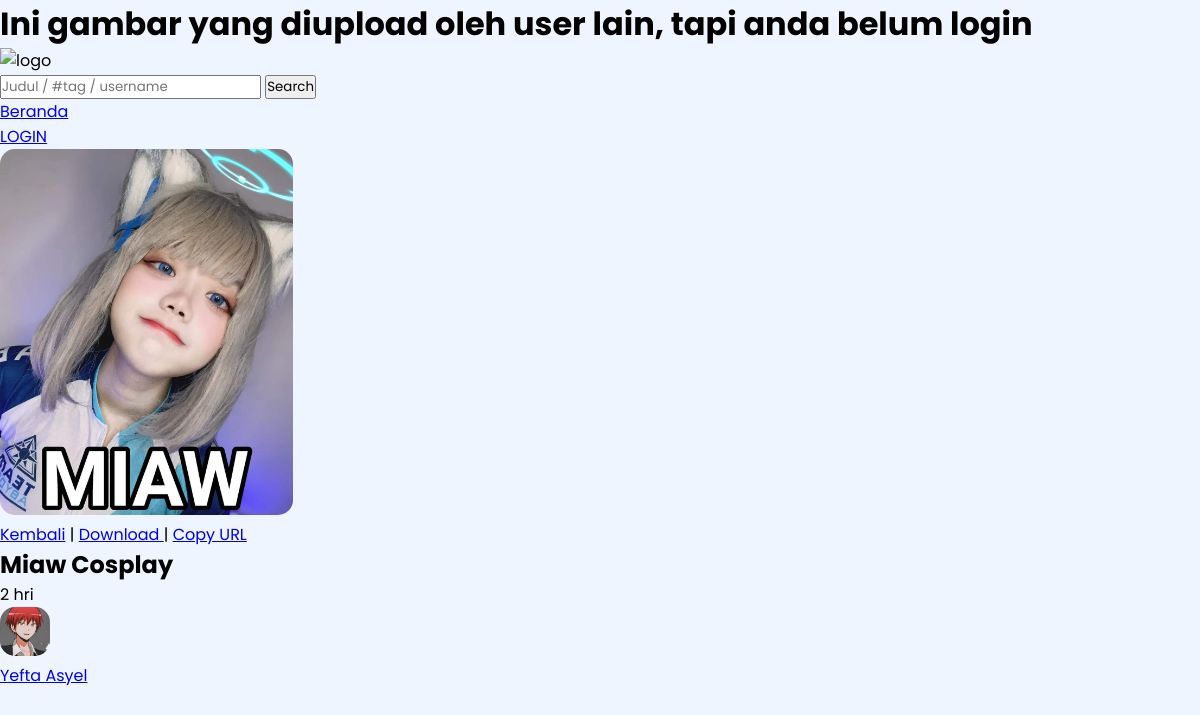
/ignore/hehe/hehe/hehe/view_img2.php?post_id=54, run on the app's committed database.
### tables this page shows
CREATE TABLE `posts` (
  `post_id` int(11) NOT NULL,
  `user_id` int(11) DEFAULT NULL,
  `post_img_path` varchar(200) DEFAULT NULL,
  `post_title` varchar(100) DEFAULT NULL,
  `post_description` varchar(300) DEFAULT NULL,
  `post_link` varchar(300) DEFAULT NULL,
  `create_in` timestamp NOT NULL DEFAULT current_timestamp()
);

CREATE TABLE `users` (
  `user_id` int(11) NOT NULL,
  `user_name` varchar(30) DEFAULT NULL,
  `name` varchar(50) DEFAULT NULL,
  `user_profile_path` varchar(200) DEFAULT NULL,
  `user_bio` varchar(300) DEFAULT NULL,
  `level_id` int(11) DEFAULT NULL,
  `password` varchar(20) NOT NULL,
  `status` varchar(10) NOT NULL,
  `create_in` timestamp NOT NULL DEFAULT current_timestamp(),
  `delete_in` timestamp NOT NULL DEFAULT (current_timestamp() + interval 3 minute),
  `tele_chat_id` varchar(11) DEFAULT NULL
);

### ignore/hehe/hehe/hehe/view_img2.php (the view, shortened to what this page needs)
<?php
include '../koneksi.php';
if (isset($_GET['post_id'])) {
    $query = "SELECT users.user_name, users.name, users.user_profile_path, posts.* from posts join users on posts.user_id = users.user_id where post_id = '$_GET[post_id]'";
    $result = mysqli_query($koneksi, $query);
    $row = mysqli_fetch_assoc($result);
    $queryTime = "SELECT current_timestamp() as timenow;";
    $resultTime = mysqli_query($koneksi, $queryTime);
    $rowTime = mysqli_fetch_assoc($resultTime);
    $postingTime = strtotime($row['create_in']);
    $currentTime = strtotime($rowTime['timenow']);
    $timeDifference =  $currentTime - $postingTime;
    if ($timeDifference < 60) {
        $timeAgo = "Baru saja";
    } elseif ($timeDifference < 3600) {
        $minutes = floor($timeDifference / 60);
        $timeAgo = "$minutes mnt";
    } elseif ($timeDifference < 86400) {
        $hours = floor($timeDifference / 3600);
        $timeAgo = "$hours j";
    } elseif ($timeDifference < 2592000) {
        $days = floor($timeDifference / 86400);
        $timeAgo = "$days hri";
    } elseif ($timeDifference < 31536000) {
        $months = floor($timeDifference / 2592000);
        $timeAgo = "$months bln";
    } else {
        $years = floor($timeDifference / 31536000);
        $timeAgo = "$years thn";
    }
?>
<!DOCTYPE html>
<html lang="en">
<head>
    <link rel="stylesheet" href="../css/style.css">
    <link rel="stylesheet" href="../css/alert.css">
</head>
<body>
    <?php
if ($row > 0) {
        if (isset($_SESSION['user_name'])) {
            if ($_SESSION['user_name'] == $row['user_name']) {
                ?>
                <header>
                        <div class="logo">
                            <img src="../assets/ico/HitoriGotou.ico" alt="logo" width="50">
                        </div>
                        <div class="home-search-bar">
                            <form action="search_result.php" method="GET">
                                <input type="text" name="search" id="searchInput" placeholder="Judul / #tag / username">
                                <input type="submit" value="Search">
                            </form>
                        </div>
                        <div class="nav-to">
                            <p><a href="beranda.php">Beranda</a></p>
                        </div>
                        <div class="nav-to">
                            <p><a href="post.php">Posting</a></p>
                        </div>
                        <div class="profile-pic">
                            <a href="profile.php?user_name=<?php echo $_SESSION['user_name']; ?>">
                                <?php
                                echo '<img src="../storage/profile/' . $_SESSION['user_profile_path'] . '" alt="' . $_SESSION['user_profile_path'] . '" width="50px"';
                            ?>
                            </a>
                        </div>
                        <div class="logout">
                            <a href="../logout.php">LOGOUT</a>
                        </div>
                    </header>
                    <div class="container">
                        <div class="box">
                            <div class="img-preview">
                                <img src="../storage/posting/<?php echo $row['post_img_path']; ?>" alt="<?php echo $row['post_title']; ?>">
                            </div>
                            <div class="control">
                                <p>
                                    <a href="beranda.php">Kembali</a> |
                                    <a href="../storage/posting/<?php echo $row['post_img_path']; ?>" download>Download</a> |
                                    <a href="#" id="copyButton" class="copyButton">Copy URL</a> |
                                    <a href="#" onclick="showConfirmationModal()">Delete</a>
                                </p>
                            </div>
                            <div id="modalContainer" class="modal-container" style="display: none;">
                                <div id="confirmationModal" class="modal">
                                    <div class="modal-content">
                                        <span class="close" onclick="closeConfirmationModal()">&times;</span>
                                        <p>Apakah Anda yakin ingin menghapus gambar ini?</p>
                                        <div class="button-container">
                                            <button onclick="deleteImage()">Ya</button>
                                        </div>
                                    </div>
                                </div>
                            </div>
                            <div class="img-attribute">
                                <h2><?php echo $row['post_title']; ?></h2>
                                <p><?php echo $timeAgo; ?></p>
                                <p><?php echo $row['post_description']; ?></p>
                                <div class="posted-by">
                                    <a href="<?php echo 'profile.php?user_name=' . $row['user_name']; ?>">
                                        <img src="../storage/profile/<?php echo $row['user_profile_path']; ?>" alt="pp" width="50px">
                                        <p><?php echo $row['name']; ?></p>
                                    </a>
                                </div>
                            </div>
                        </div>
                    </div>
                    <?php
                echo '<h1>Ini gambar yang diupload oleh Anda sendiri</h1>';
            } else {
                ?>
                    <header>
                        <div class="logo">
                            <img src="../assets/ico/HitoriGotou.ico" alt="logo" width="50">
                        </div>
                        <div class="home-search-bar">
                            <form action="search_result.php" method="GET">
                                <input type="text" name="search" id="searchInput" placeholder="Judul / #tag / username">
                                <input type="submit" value="Search">
                            </form>
                        </div>
                        <div class="nav-to">
                            <p><a href="beranda.php">Beranda</a></p>
                        </div>
                        <div class="nav-to">
                            <p><a href="post.php">
                                <?php
                                if ($_SESSION['level_id'] == 1) {
                                    echo 'Admin Panel';
                                } else {
                                    echo 'Posting';
                                }
                                ?>
                            </a></p>
                        </div>
                        <div class="profile-pic">
                            <a href="profile.php?user_name=<?php echo $_SESSION['user_name']; ?>">
                                <?php
                                echo '<img src="../storage/profile/' . $_SESSION['user_profile_path'] . '" alt="' . $_SESSION['user_profile_path'] . '" width="50px"';
                            ?>
                            </a>
                        </div>
                        <div class="logout">
                            <a href="../logout.php">LOGOUT</a>
                        </div>
                    </header>
                    <div class="container">
                        <div class="box">
                            <div class="img-preview">
                                <img src="../storage/posting/<?php echo $row['post_img_path']; ?>" alt="<?php echo $row['post_title']; ?>">
                            </div>
                            <div class="control">
                                <p><a href="beranda.php">Kembali</a> |
                                <a href="../storage/posting/<?php echo $row['post_img_path']; ?>" download>
                                    Download
                                </a> |
                                <a href="#" id="copyButton" class="copyButton">Copy URL</a>
                            </div>
                            <div class="img-attribute">
                                <h2><?php echo $row['post_title']; ?></h2>
                                <p><?php echo $timeAgo; ?></p>
                                <p><?php echo $row['post_description']; ?></p>
                                <div class="posted-by">
                                    <a href="<?php echo 'profile.php?user_name=' . $row['user_name']; ?>">
                                        <img src="../storage/profile/<?php echo $row['user_profile_path']; ?>" alt="pp" width="50px">
                                        <p><?php echo $row['name']; ?></p>
                                    </a>
                                </div>
                            </div>
                        </div>
                    </div>
                <?php
                echo '<h1>Ini gambar yang diupload oleh user lain</h1>';
            }
        } else {
            echo '<h1>Ini gambar yang diupload oleh user lain, tapi anda belum login</h1>';
            ?>
            <header>
                <div class="logo">
                    <img src="../assets/ico/HitoriGotou.ico" alt="logo" width="50">
                </div>
                <div class="home-search-bar">
                    <form action="search_result.php" method="GET">
                        <input type="text" name="search" id="searchInput" placeholder="Judul / #tag / username">
                        <input type="submit" value="Search">
                    </form>
                </div>
                <div class="nav-to">
                    <p><a href="beranda.php">Beranda</a></p>
                </div>
                <div class="nav-to">
                    <p>
                        <a href="../index.php">LOGIN</a>
                    </p>
                </div>
            </header>
            <div class="container">
                <div class="box">
                    <div class="img-preview">
                        <img src="../storage/posting/<?php echo $row['post_img_path']; ?>" alt="<?php echo $row['post_title']; ?>">
                    </div>
                    <div class="control">
                        <p><a href="beranda.php">Kembali</a> |
                        <a href="../storage/posting/<?php echo $row['post_img_path']; ?>" download>
                            Download
                        </a> |
                        <a href="#" id="copyButton" class="copyButton">Copy URL</a>
                    </div>
                    <div class="img-attribute">
                        <h2><?php echo $row['post_title']; ?></h2>
                        <p><?php echo $timeAgo; ?></p>
                            <div class="posted-by">
                            <a href="<?php echo 'profile.php?user_name=' . $row['user_name']; ?>">
                                <img src="../storage/profile/<?php echo $row['user_profile_path']; ?>" alt="pp" width="50px">
                                <p><?php echo $row['name']; ?></p>
                            </a>
                        </div>
                    </div>
                </div>
            </div>
            <?php
        }
    } else {
        header("location:error/not_found.php");
    }
} else {
    header("location:beranda.php");
}
?>
</body>
</html>

### styles/style.css (style rules this page uses)
* { margin: 0; padding: 0; box-sizing: border-box; font-family: "Poppins", sans-serif; }
body { min-height: 100vh; background: #eef5fe; }
.container { padding-top: 60px; width: 100%; margin: auto; columns: 5; column-gap: 10px; }
.container .box { padding: 0px; position: relative; }
.container .box { width: 100%; margin-bottom: 10px; break-inside: avoid; }
.container .box img { max-width: 100%; border-radius: 15px; transition: filter 0.3s; }
.container { margin: 0; padding: 0; box-sizing: border-box; }
@media (max-width: 1200px) { .container { width: calc(100% - 0px); columns: 4; } }

### data on the page
posts: post_img_path (picture), post_title "Miaw Cosplay", user.user_profile_path (picture), user.name "Yefta Asyel"

### other printed values
$timeAgo "2 hri"
